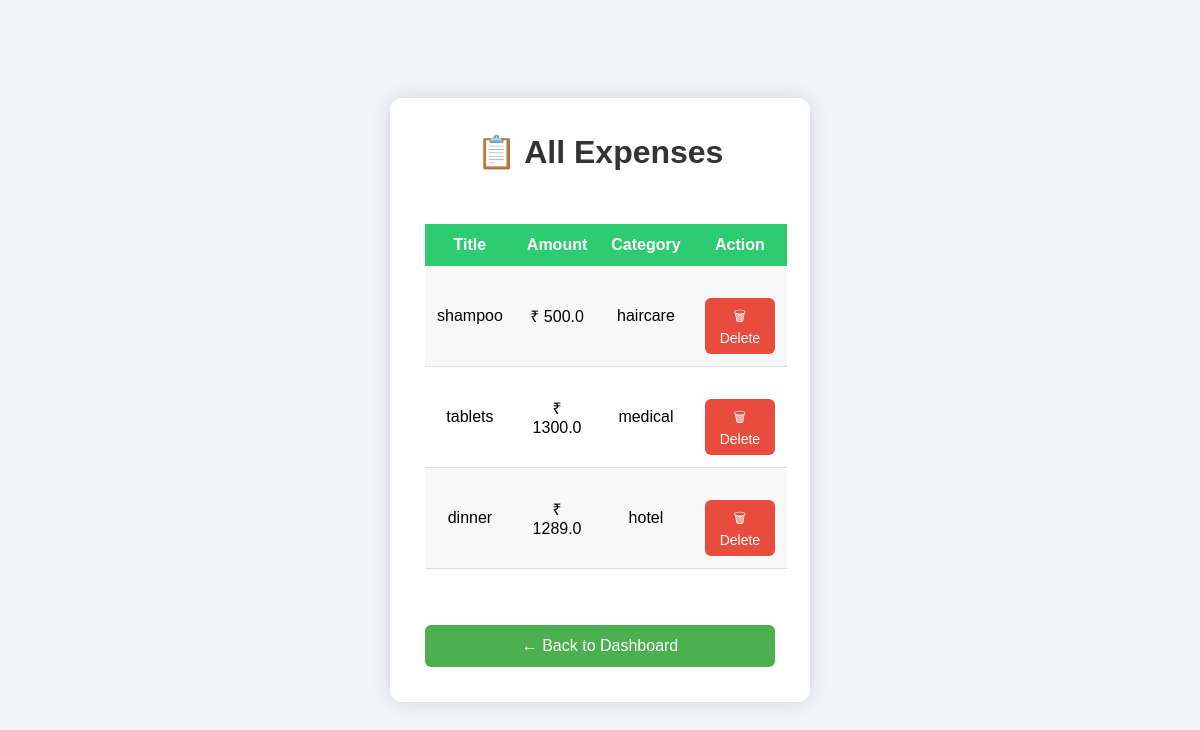
The app's page /view_expenses (signed in) with its own data.
### models.py (models this page shows)
class Expense(db.Model):
    id = db.Column(db.Integer, primary_key=True)
    title = db.Column(db.String(100), nullable=False)
    amount = db.Column(db.Float, nullable=False)
    category = db.Column(db.String(50), nullable=False)
    user_id = db.Column(
        db.Integer,
        db.ForeignKey("user.id"),
        nullable=False
    )

### app.py (the view)
@app.route("/view_expenses")
def view_expenses():
    if "user_id" not in session:
        return redirect("/login")
    expenses = Expense.query.filter_by(
        user_id=session["user_id"]
    ).all()
    return render_template(
        "view_expenses.html",
        expenses=expenses
    )

### templates/view_expenses.html (shortened to what this page needs)
<!DOCTYPE html>
<html>
<head>
    <link rel="stylesheet"
          href="{{ url_for('static', filename='css/style.css') }}">
</head>
<body>
<div class="container">
    <h1>📋 All Expenses</h1>
    <br>
    <table class="expense-table">
        <tr>
            <th>Title</th>
            <th>Amount</th>
            <th>Category</th>
            <th>Action</th>
        </tr>
        {% for expense in expenses %}
        <tr>
            <td>{{ expense.title }}</td>
            <td>₹ {{ expense.amount }}</td>
            <td>{{ expense.category }}</td>
            <td>
                <a href="/delete_expense/{{ expense.id }}"
                   onclick="return confirm('Are you sure you want to delete this expense?')">
                    <button class="delete-btn">
                        🗑 Delete
                    </button>
                </a>
            </td>
        </tr>
        {% endfor %}
    </table>
    <br><br>
    <a href="/dashboard">
        <button class="summary-btn">
            ← Back to Dashboard
        </button>
    </a>
</div>
</body>
</html>

### static/css/style.css (style rules this page uses)
* { margin:0; padding:0; box-sizing:border-box; }
body { font-family:Arial, Helvetica, sans-serif; background:#f2f5fa; display:flex; justify-content:center; align-items:center; height:100vh; }
.container { width:420px; background:white; padding:35px; border-radius:12px; text-align:center; box-shadow:0 0 20px rgba(0,0,0,0.15); }
h1,h2 { color:#333; margin-bottom:15px; }
button { width:100%; padding:12px; margin-top:20px; background:#4CAF50; color:white; border:none; border-radius:6px; font-size:16px; cursor:pointer; transition:0.3s; }
a { text-decoration:none; color:#4CAF50; font-weight:bold; }
.expense-table { width:100%; border-collapse:collapse; margin-top:20px; }
.expense-table th { background:#2ecc71; color:white; padding:12px; }
.expense-table td { padding:12px; border-bottom:1px solid #ddd; }
.expense-table tr:nth-child(even) { background:#f7f7f7; }
.delete-btn { background:#e74c3c; color:white; border:none; padding:8px 15px; border-radius:6px; cursor:pointer; font-size:14px; transition:0.3s; }
.expense-table td { padding:12px; text-align:center; border-bottom:1px solid #ddd; }
.expense-table tr:nth-child(even) { background:#f8f8f8; }

### records on screen
Expense: title "shampoo", amount "500.0", category "haircare"
Expense: title "tablets", amount "1300.0", category "medical"
Expense: title "dinner", amount "1289.0", category "hotel"
